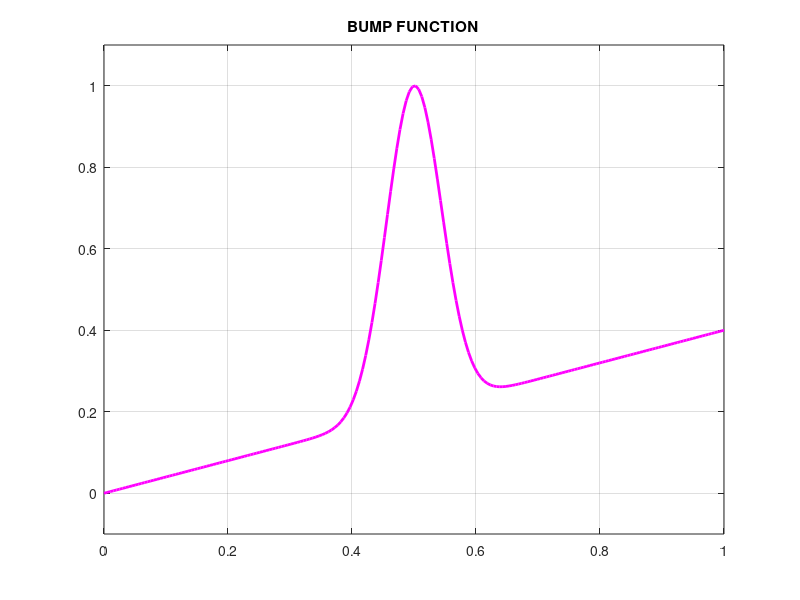

The MATLAB script that drew this image: (Note: this script raises an error after producing the figure.)
%% Simulated examples with NOISE (from Geopp 2025 sez 3.1)
clc; close all; clear;

addpath('../../cvx')
% cvx_setup
addpath('../0. General functions and experiments')


% parameters
N = 200; a = 0; b = 1;
x = linspace(a,b,N);
y = zeros (length(x),1);
f = zeros (length(x),1);

% Spline degree
p = input('Insert the degree of the spline p (3 or 5): \n');

if p ~= 3 && p ~= 5
    error('Insert the correct degree: p=3 or p=5')
end

% Choose the function to test
test_case = 1; 

switch test_case
    case 1 % bump function
        seed = 10;
        rng(seed)
        for i = 1:N 
            f(i) = 0.4*(x(i)+2*exp(-(16*(x(i)-0.5))^2));  % True data
            epsilon = ((0.3*x(i)+0.2*sqrt(x(i)))^2)*randn(1);  % Noisy
            y(i) = f(i) + epsilon;   % Noisy data
        end
        
        % lambda: parameter chosen sperimentally used 
        % in the definition of the convex optimization problem
        if p==3
            lambda = 1e-6;
        else
            lambda = 1e-7;
        end
        
        % PLOT TRUE FUNCTION
        figure(1);
        plot(x, f, 'm-','LineWidth',2); 
        title('BUMP FUNCTION');
        grid on;
        axis([0,1, -0.1,1.1]);

    case 2 % logit function
        seed = 5;
        rng(seed)
        for i = 1:N
            den = 1+exp(-20*(x(i)-0.5));
            f(i) = 1/den;            % True data
            epsilon = 0.15*randn(1); % Noise
            y(i) = f(i) + epsilon;   % Noisy data
        end
        
        % lambda: parameter chosen sperimentally used 
        % in the definition of the convex optimization problem
        if p==3
            lambda = 1e-5;
        else
            lambda = 1e-7;
        end

        % PLOT TRUE FUNCTION
        figure(1);
        plot(x, f, 'm-','LineWidth',2); 
        title('LOGIT FUNCTION');
        grid on;
        axis([0,1, -0.1,1.1]);

    case 3 % sine function
        seed = 4;
        rng(seed)
        for i = 1:N
            f(i) = 0.5*sin(6*pi*x(i))+0.5;  % True data
            epsilon = 0.15*randn(1);   % Noise
            y(i) = f(i) + epsilon;     % Noisy data
        end
        
        % lambda: parameter chosen sperimentally used 
        % in the definition of the convex optimization problem
        if p==3
            lambda = 1e-5;
        else
            lambda = 1e-7;
        end
        % PLOT TRUE FUNCTION
        figure(1);
        plot(x, f, 'm-','LineWidth',2);
        title('SINE FUNCTION');
        grid on;
        axis([0,1, -0.1,1.1]);

    case 4 % spahet function
        seed = 5;
        rng(seed)
        for i = 1:N
            arg = (2*pi*(1+2^(-3/5)))/(x(i)+2^(-3/5));
            f(i) = sqrt(x(i)*(1-x(i)))*sin(arg)+0.5;    % True data
            epsilon = ((0.3*x(i)+0.2*sqrt(x(i)))^2)*randn(1);   % Noise
            y(i) = f(i) + epsilon;  % Noisy data
        end
        
        % lambda: parameter chosen sperimentally used 
        % in the definition of the convex optimization problem
        if p==3
            lambda = 1e-6;
        else
            lambda = 1e-7;
        end

        % PLOT TRUE FUNCTION
        figure(1);
        plot(x, f, 'm-','LineWidth',2);
        title('SPAHET FUNCTION');
        grid on;
        axis([0,1, -0.1,1.1]);

end

%% APPROXIMATION OF THE FUNCTION f BY A SPLINE OF DEGREE p
%% Setup parameters

n_init_knots = 20;                          % Initial number of knots
inner_knots = linspace(a, b, n_init_knots); % Initial knot points
inner_knots = inner_knots(2:end-1);         % Remove the end points, consider only the inner knots

% Initial knot vector (CLAMPED)
U_init = [a*ones(1, p+1), inner_knots, b*ones(1, p+1)];   

% RECALL: n+1 = m-p => n = m-p-1 where U = (u0=...=up, ..., um-p=...=um) (Recall in matlab you have to shift
% indices) 
n_dim = length(U_init) - p - 1;
n = n_dim - 1;

%% Step 1:
%% Construction of A: A c = y
% The matrix A has dimension Nxn_dim => each row k contains the values of
% the basis fcts Ni,p evaluated in x(k)

% Pre allocation for A (sparse format)
A = sparse(N, n_dim);

% Construct A row-wise (for each element x(k))
for k = 1:N
    ik = findspan(p, x(k), n, U_init);     % Find the knot span of U_init where x(k) lives
    bv = nonvanishing_basis(ik, p, x(k), U_init);  % Find the non vanishing basis fcts (evaluated in x(k))
    % This fct returns a p+1 vector containing the p+1 non vanishing basis in
    % the knot span of x(k)
    A(k, (ik-p):ik) = bv;           % Save these values of the fcts in the k th row of A and corresponding columns (i_k-p ... i_k)
end

%% Construction of D the jump matrix
% We need to compute in each inner node the jump of the pth order
% derivative of the curve, but the pth order derivative of the curve is
% given by the lin. comb. of c times the pth derivative of the basis fcts
% Ni,p

% Consider the unique knots (= inner knots) for the jumps:
unique_inner_knots = unique(inner_knots);
num_jumps = length(unique_inner_knots);

% Pre allocate D
% Each row of D corresponds to a different internal node, while the columns
% correspond to the basis fcts
D = zeros(num_jumps, n_dim);

% Choose a small delta for computing the jump (right and left derivative at
% a point u)
delta_num = 1e-4;

% Loop over each inner node for computing the jump
for j = 1:num_jumps
    u = inner_knots(j);

    % Right limit (u + delta)
    ikR = findspan(p, u + delta_num, n, U_init);
    DR = derivative_basis(ikR, p, u + delta_num, U_init, p);
    % The fct return a matrix containing in each row the derivative of
    % order k of the basis fcts non vanishing at the given knot span
    
    % Left limit (u - delta)
    ikL = findspan(p, u - delta_num, n, U_init);
    DL = derivative_basis(ikL, p, u - delta_num, U_init, p);

    % Insert the values corresponding to the derivatives of order p+1 
    % on the jth row and corresponding columns: 
    D(j, (ikR-p):ikR) = D(j, (ikR-p):ikR) + DR(p+1, :); 
    % Subtract to obtain the jump: 
    D(j, (ikL-p):ikL) = D(j, (ikL-p):ikL) - DL(p+1, :); 
end

%% Start a block to use the CVX package 
% compute c as the solution of the convex optimization problem
cvx_begin
    variable c(n_dim)   % n_dim length of the vector of the variables c
    
    % Minimize the norm of Ac-y (in this case this is a vector so we
    % use the 2 norm) + lambda * norm 1 of Dc
    minimize( norm(A*c - y, 2) + lambda * norm(D*c, 1))
cvx_end

%% 5. Find the active knots
jump = D*c;

% thereshold to select active indexes
if p == 3
    threshold = 1e-1;
    
else
    threshold = 1e-3;
end

idx_active = find(abs(jump)>threshold);   % Indices corresponding to the active knots: the knots where the jump is non zero
active_knots = inner_knots(idx_active);    % Extract the active knots from the inner knots

U_active = [a*ones(1, p+1), active_knots, b*ones(1, p+1)];        % Construct the clamped knot vector with the new inner knots

%% Prepare the results for the plot
% Generate 1000 points to plot the curve
xx = linspace(a, b, 1000);
curve = zeros(size(xx));

for k = 1:length(xx)
    % Use findspan and the coefficients "c" computed by cvx
    idx = findspan(p, xx(k), n, U_init);
    bv = nonvanishing_basis(idx, p, xx(k), U_init);

    % curve = linear combination of basis_fcts*coefficients c
    curve(k) = bv * c(idx-p:idx);
end

y_knots = -0.3*ones(size(active_knots)); 
% Plot
figure(2); 
hold on;
grid on;
plot(x, f, 'm-', 'LineWidth', 2); 
plot(xx, curve, 'b-', 'LineWidth', 2);
plot(x,y,'ro', 'MarkerFaceColor','yellow');
% Plot the active knots as blue triangles
plot(active_knots, y_knots, 'b^', 'MarkerSize', 8,'MarkerFaceColor', 'b');
legend('True function','Reconstructed spline','Noisy data','Active knots');
title(sprintf('Initial B-spline reconstruction and active knots (p = %d)', p));
axis([0,1, -0.4,1.1]);

%% Step 2:
% Parameter for constructing clusters chosen sperimentally
delta_cluster = inner_knots(2)-inner_knots(1);
% Tolerance for the adjustment of the knots:
tol_adj = 1e-3;
% Adjust the final internal knot:
active_knots_adj = AdjustKnotsPosition(delta_cluster,tol_adj,active_knots,p,x,y, a, b);

fprintf('\nFinal inner knots: \n')
disp(active_knots_adj);
fprintf('Number of final inner knots: %d\n', length(active_knots_adj));

%% Step 3:
% Final knot vector
U_final = [a*ones(1,p+1), active_knots_adj, b*ones(1,p+1)];

% Compute the dimension to construct A:
nF = length(U_final)-p-1;

% Construct the matrix A:
A_final = sparse(N,nF);
for k = 1:N
    ik = findspan(p,x(k),nF-1,U_final);
    A_final(k,ik-p:ik) = nonvanishing_basis(ik,p,x(k),U_final);
end

% Solve the final Least square pb:
c_final = A_final \ y;

%% Final plot
curve_final = zeros(length(xx),1);
for k = 1:length(xx)
    ik = findspan(p,xx(k),nF-1,U_final);
    B  = nonvanishing_basis(ik,p,xx(k),U_final);
    curve_final(k) = B*c_final(ik-p:ik,:);
end

y_knots_adj = -0.3*ones(size(active_knots_adj)); 

figure(3); hold on; grid on;
plot(x, f, 'm-', 'LineWidth', 2);
plot(xx,curve_final,'b-','LineWidth',2);
plot(x,y,'ro', 'MarkerFaceColor','yellow'); 
% Plot the final active knots as blue triangles
plot(active_knots_adj, y_knots_adj, 'b^', 'MarkerSize', 8,'MarkerFaceColor', 'b');
legend('True function','Reconstructed spline','Noisy data', 'Final knots');
title(sprintf('Final B-spline reconstruction (p = %d)',p));
axis([0,1, -0.4,1.1]);

%% MSE and ME
% Residual:
res = A_final*c_final - y;

% MSE: mean square error 
MSE = sum(res.^2) / N;

% ME: maximum error
ME = max(abs(res));

fprintf('\nMSE: %e\n', MSE);
fprintf('ME:  %e\n', ME);



